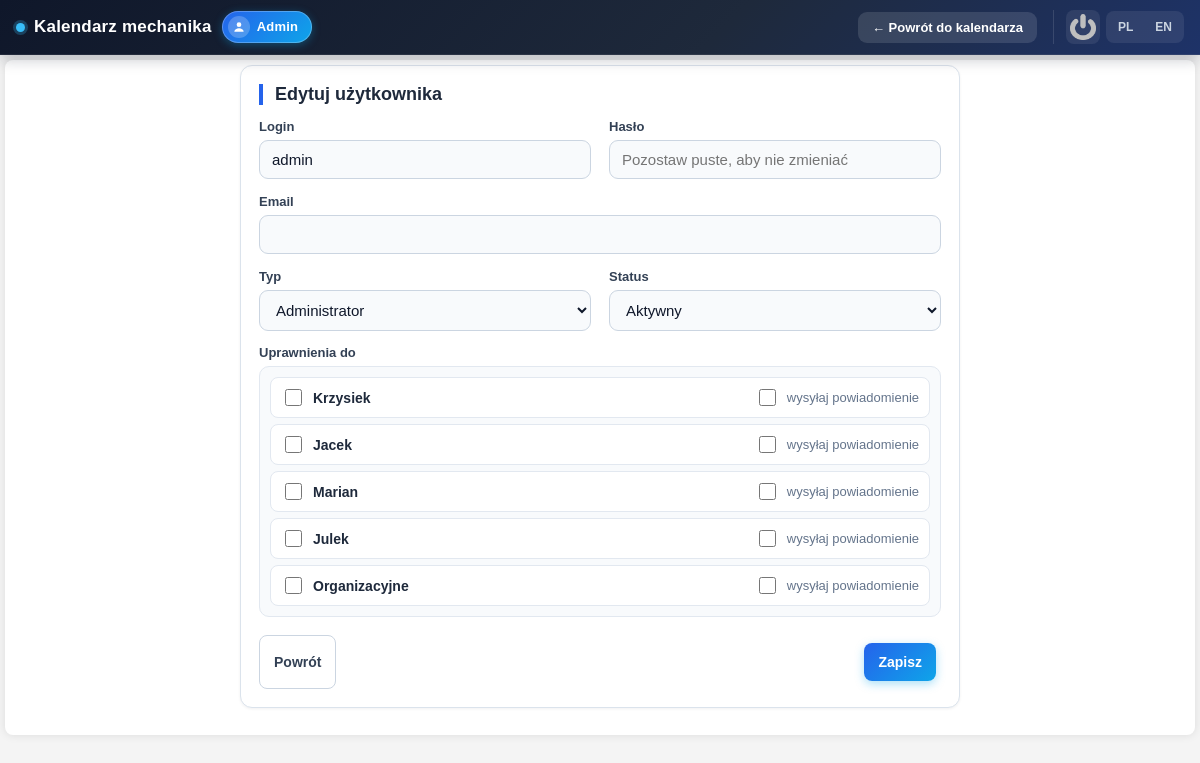
The app's page /settings/edit_user.php?id=1 (signed in) with its own data.
### tables this page shows
CREATE TABLE `users` (
  `user_id` int(11) NOT NULL,
  `sys_submiter` varchar(255) NOT NULL,
  `sys_createdate` timestamp NOT NULL DEFAULT current_timestamp(),
  `sys_updatedby` varchar(255) NOT NULL,
  `sys_updatedate` datetime NOT NULL DEFAULT '0000-00-00 00:00:00' ON UPDATE current_timestamp(),
  `user_login` varchar(255) NOT NULL,
  `user_status` int(11) NOT NULL,
  `user_password` char(64) NOT NULL,
  `user_permissions` int(11) NOT NULL,
  `user_email` varchar(255) DEFAULT NULL
);

CREATE TABLE `mechanics` (
  `mechanic_id` int(11) NOT NULL,
  `sys_createdate` timestamp NOT NULL DEFAULT current_timestamp(),
  `sys_updatedate` datetime NOT NULL DEFAULT '0000-00-00 00:00:00' ON UPDATE current_timestamp(),
  `sys_submitter` varchar(255) NOT NULL,
  `sys_updatedby` varchar(255) NOT NULL,
  `mechanic_name` varchar(255) NOT NULL,
  `mechanic_sort` int(11) NOT NULL DEFAULT 0,
  `color` varchar(20) NOT NULL,
  `font_color` varchar(20),
  `work_start_time` time NOT NULL DEFAULT '00:00:00',
  `work_end_time` time NOT NULL DEFAULT '00:00:00'
);

### settings/edit_user.php (the view, shortened to what this page needs)
<?php
require_once __DIR__ . '/../sys-backend/db_connect.php';
$workerId = (int) ($_GET['id'] ?? 0);
$stmt = $conn->prepare("SELECT user_id, user_login , user_permissions, user_status, user_email FROM users WHERE user_id = ?");
$stmt->bind_param("i", $workerId);
$stmt->execute();
$result = $stmt->get_result();
$worker = $result->fetch_assoc();
$userPerms = [];
$mechanicsResult = $conn->query("SELECT mechanic_id, mechanic_name FROM mechanics ORDER BY mechanic_sort ASC, mechanic_name ASC");
include __DIR__ . '/_header.php';
$perm = (int) $worker['user_permissions'];
?>
<form method="post" action="backend/update_user.php" class="settings-form">
    <div class="settings-grid">
        <div class="settings-field">
            <label for="user_login">Login</label>
            <input id="user_login" type="text" name="user_login" value="<?php echo $h($worker['user_login']); ?>" required autocomplete="off">
        </div>
        <div class="settings-field">
            <label for="user_password">Hasło</label>
            <input id="user_password" type="password" name="user_password" autocomplete="new-password" placeholder="Pozostaw puste, aby nie zmieniać">
        </div>
        <div class="settings-field settings-field-wide">
            <label for="user_email">Email</label>
            <input id="user_email" type="email" name="user_email" value="<?php echo $h($worker['user_email']); ?>" autocomplete="off">
        </div>
        <div class="settings-field">
            <label for="permissions">Typ</label>
            <select id="permissions" name="permissions">
                <option value="1" <?php echo $perm === 1 ? 'selected' : ''; ?>>Administrator</option>
            </select>
        </div>
        <div class="settings-field">
            <label for="status">Status</label>
            <select id="status" name="status">
                <option value="1" <?php echo $worker['user_status'] ? 'selected' : ''; ?>>Aktywny</option>
            </select>
        </div>
        <div class="settings-field settings-field-wide">
            <label>Uprawnienia do</label>
            <div class="settings-check-list">
                <?php if ($mechanicsResult): ?>
                    <?php while ($mechanic = $mechanicsResult->fetch_assoc()): ?>
                        <?php
                        $mid = (int) $mechanic['mechanic_id'];
                        $hasAccess = array_key_exists($mid, $userPerms);
                        $notify = $hasAccess && $userPerms[$mid];
                        ?>
                        <div class="settings-check-row">
                            <label class="settings-check">
                                <input type="checkbox" name="mechanics[]" value="<?php echo $mid; ?>" <?php echo $hasAccess ? 'checked' : ''; ?>>
                                <span><?php echo $h($mechanic['mechanic_name']); ?></span>
                            </label>
                            <label class="settings-check settings-check-muted">
                                <input type="checkbox" name="notifications[]" value="<?php echo $mid; ?>" <?php echo $notify ? 'checked' : ''; ?>>
                                <span>wysyłaj powiadomienie</span>
                            </label>
                        </div>
                    <?php endwhile; ?>
                <?php endif; ?>
            </div>
        </div>
    </div>
    <div class="settings-form-actions settings-form-actions-split">
        <a href="index.php?tab=2" class="settings-btn">Powrót</a>
        <button type="submit" class="settings-btn settings-btn-primary">Zapisz</button>
    </div>
</form>
<?php include __DIR__ . '/_footer.php'; ?>

### newstyle.css (style rules this page uses)
body { font-family: Arial, sans-serif; background-color: #f4f4f4; margin: 0; padding: 0; }
form { display: flex; flex-direction: column; }
label { margin-bottom: 5px; }
input[type="text"], input[type="password"], input[type="email"], input[type="number"], input[type="date"], input[type="time"] { padding: 8px; margin-bottom: 1px; border: 1px solid #ccc; border-radius: 5px; font-size: 16px; box-sizing: border-box; }
button { background-color: #590e5c; color: #fff; border: none; padding: 5px 10px; text-align: center; font-size: 16px; cursor: pointer; margin-right: 5px; border-radius: 5px; text-decoration: none; }
select { background-color: #f8f9fa; color: #212529; border: 1px solid #ced4da; padding: 8px 12px; border-radius: 6px; box-shadow: inset 0 1px 2px rgba(0, 0, 0, 0.075); transition: all 0.2s ease-in-out; font-family: "Segoe UI", Tahoma, Geneva, Verdana, sans-serif; min-width: 200px; }
option { padding: 10px; background-color: #fff; color: #212529; }
.settings-btn { display: inline-flex; align-items: center; justify-content: center; min-height: 38px; padding: 7px 14px; border: 1px solid #cbd5e1; border-radius: 8px; background: #fff; color: #334155; font-family: inherit; font-size: 14px; font-weight: 600; text-decoration: none; cursor: pointer; transition: background .15s, border-color .15s, box-shadow .15s; }
.settings-btn-primary { border: none; background: linear-gradient(135deg, #2563eb, #0ea5e9); box-shadow: 0 3px 10px rgba(14, 165, 233, .35); color: #fff; }
.settings-form { display: block; }
.settings-grid { display: grid; grid-template-columns: repeat(2, minmax(0, 1fr)); gap: 14px 18px; }
.settings-field { display: flex; flex-direction: column; min-width: 0; }
.settings-field-wide { grid-column: 1 / -1; }
.settings-field label { margin: 0 0 6px; color: #334155; font-size: 13px; font-weight: 700; }
.settings-field input[type="text"], .settings-field input[type="password"], .settings-field input[type="email"], .settings-field input[type="number"], .settings-field select { width: 100%; padding: 10px 12px; border: 1px solid #cbd5e1; border-radius: 9px; background: #f8fafc; box-shadow: none; color: #0f172a; font-family: inherit; font-size: 15px; box-sizing: border-box; transition: border-color .15s, box-shadow .15s, background .15s; }
.settings-form-actions { display: flex; justify-content: flex-end; margin-top: 18px; }
.settings-form-actions-split { justify-content: space-between; align-items: center; }
.settings-check-list { display: flex; flex-direction: column; gap: 6px; padding: 10px; border: 1px solid #e2e8f0; border-radius: 10px; background: #f8fafc; }
.settings-check-row { display: flex; align-items: center; justify-content: space-between; flex-wrap: wrap; gap: 8px 20px; padding: 8px 10px; border-radius: 8px; background: #fff; border: 1px solid #e2e8f0; }
.settings-field .settings-check { display: inline-flex; align-items: center; gap: 8px; margin: 0; color: #1e293b; font-size: 14px; font-weight: 600; cursor: pointer; }
.settings-field .settings-check-muted { color: #64748b; font-size: 13px; font-weight: 500; }
.settings-check input[type="checkbox"] { width: 17px; height: 17px; accent-color: #2563eb; cursor: pointer; }

### records on screen
users: user_login "admin", permissions "Administrator", status "Aktywny"
mechanics: mechanic_name "Krzysiek"
mechanics: mechanic_name "Jacek"
mechanics: mechanic_name "Marian"
mechanics: mechanic_name "Julek"
mechanics: mechanic_name "Organizacyjne"

### other values on screen
$lang_WebTitle "Kalendarz mechanika"
$userName "Admin"
$lang_back "Powrót do kalendarza"
$pageTitle "Edytuj użytkownika"
